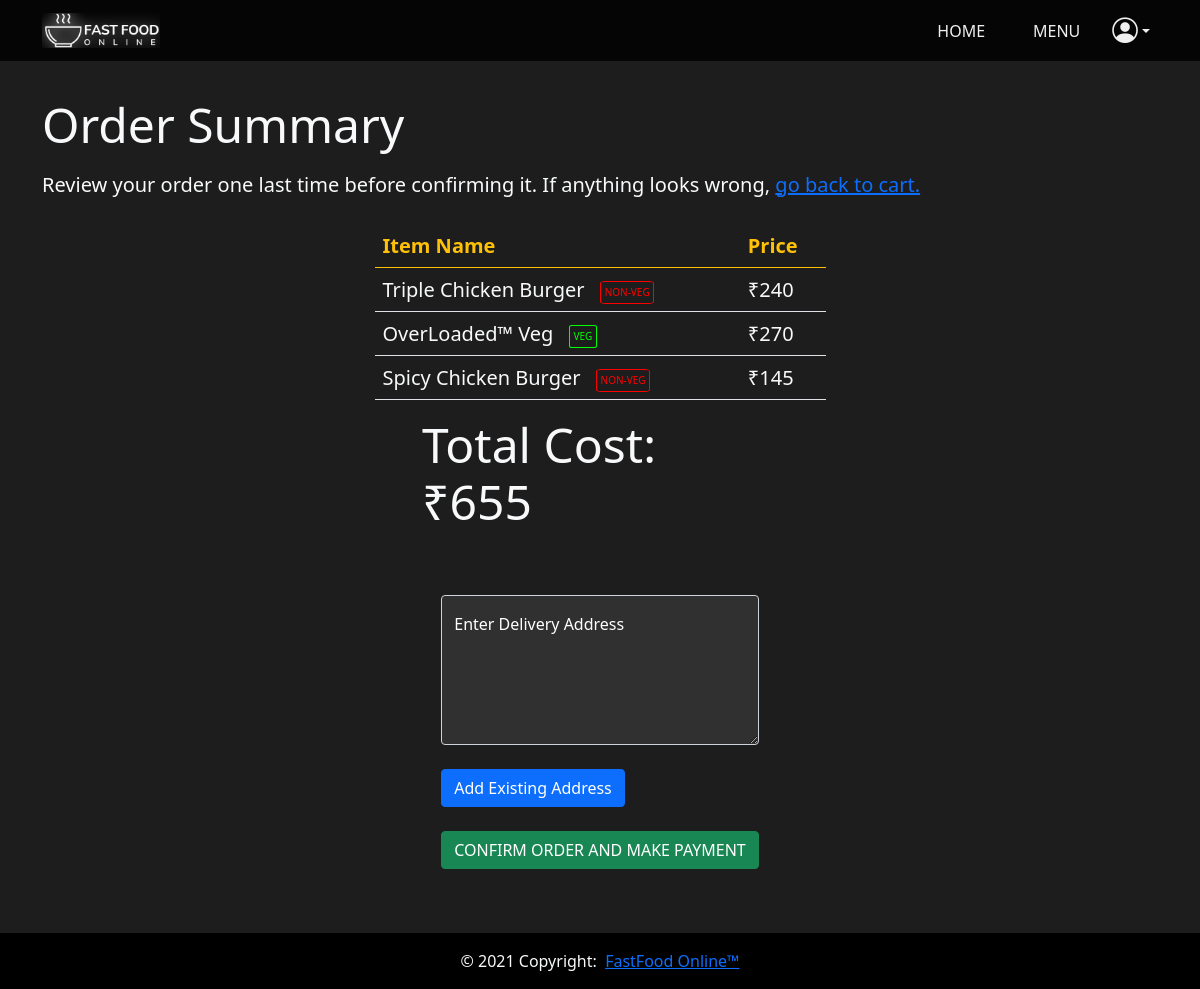
/ordersummary/ (signed in), run on the app's committed database.
### baseapp/models.py (models this page shows, shortened)
class Products(models.Model):
    ProductID = models.AutoField(primary_key=True)
    ProductName = models.CharField(max_length=200, null=True, blank=True)
    Stock = models.IntegerField()
    Category = models.CharField(max_length=200, null=True, blank=True)
    Price = models.IntegerField()
    Description = models.CharField(max_length=600, blank=True, null=True)
    Vegetarian = models.BooleanField(default=False)
    Image = models.ImageField(null= True, blank=True)

### baseapp/views.py (the view, shortened to what this page needs)
# urls.py: path('ordersummary/', views.summary, name='ordersummary'),
def summary(request):
    if request.user.is_authenticated:
        currentCustomer = Customer.objects.get(user=request.user)
        queryset = Cart.objects.filter(CustomerID=currentCustomer)
        cartitems = []
        for obj in queryset:
            cartitems.append(obj.ProductID)
        context = {'objects':cartitems}
        totalcost = 0
        for product in cartitems:
            totalcost += product.Price
        context['totalcost'] = totalcost
        context['cust'] = currentCustomer
        return render(request, 'baseapp/summary.html', context)
    return redirect(reverse('login'))

### baseapp/templates/baseapp/summary.html (shortened to what this page needs)
{% load static %}
<html lang="en">
<head>
    <link href="https://cdn.jsdelivr.net/npm/bootstrap@5.0.2/dist/css/bootstrap.min.css" rel="stylesheet">
    <link rel="stylesheet" href="https://cdn.jsdelivr.net/npm/bootstrap-icons@1.5.0/font/bootstrap-icons.css">
</head>
<body>
<div id="page-container">
<div id="content-wrap">
    <nav class="navbar navbar-expand-lg navbar-dark fixed-top">
        <div class="container">
          <a class="navbar-brand" href="{% url 'home' %}">
            <img src="{% static 'images/Logo.png' %}" alt="" height="35em">
          </a>
          <div class="collapse navbar-collapse justify-content-end" id="navbarNavAltMarkup">
            <div class="navbar-nav">
              <a class="nav-link d-flex align-items-center justify-content-center mx-3" href="{% url 'home' %}">HOME</a>
              <a class="nav-link d-flex align-items-center justify-content-center mx-3" href="{% url 'menu' %}">MENU</a>
              <a class="nav-link dropdown-toggle d-flex justify-content-center align-items-center" href="#" id="profileDrop" role="button" data-bs-toggle="dropdown" aria-expanded="false">
                <i id="profileIcon" style="font-size: 1.6em;" class="bi-person-circle"></i>
              </a>
            </div>
          </div>
        </div>
    </nav>
    <br><br>
    <br><br>
    <div class="container">
        <p class="display-5 text-light">Order Summary</p>
        <p class="lead text-light" style="display: inline;">Review your order one last time before confirming it. If anything looks wrong, </p><a class="lead" href="{% url 'cart' %}">go back to cart.</a> <br><br>
        <div class="row justify-content-center">
            <div class="col-8 col-md-5">
                <table class="table text-light">
                    <thead>
                        <tr>
                            <th scope="col" class="text-warning fs-5">Item Name</th>
                            <th scope="col" class="text-warning fs-5">Price</th>
                        </tr>
                    </thead>
                    <tbody>
                        {% for object in objects %}
                        <tr>
                            <td class="lead fs-5">
                                {{ object.ProductName }} &nbsp;
                                {% if object.Vegetarian %}
                                <p class="VegOrNot" style="border:solid 1px rgb(0, 255, 0); color: rgb(0, 255, 0); display: inline;">VEG</p>
                                {% else %}<p class="VegOrNot" style="border:solid 1px red; color: red; display: inline;">NON-VEG</p>{% endif %}
                            </td>
                            <td class="lead fs-5">₹{{ object.Price }}</td>
                        </tr>
                        {% endfor %}
                    </tbody>
                </table>
            </div>
        </div>
        <div class="row justify-content-center">
            <div class="col-4 d-flex justify-content-center">
                <p class="display-5 text-light">Total Cost: ₹{{ totalcost }}</p>
              </div>
            </div>
            <br><br>
            <div class="row justify-content-center">
              <div class="col-4 d-flex justify-content-center">
                <form action="" method="POST">
                  <div class="form-floating">
                    <textarea class="form-control text-light" id='AddressField' required placeholder="placeholder" name="Address" style="height: 150px"></textarea>
                    <label for="floatingTextarea2">Enter Delivery Address</label>
                    <br>
                    <a class="btn btn-primary" onclick="filladdress()">Add Existing Address</a>
                    <br><br>
                    <button type="submit" class="btn btn-success">CONFIRM ORDER AND MAKE PAYMENT</button>
                  </div>
                </form>
            </div>
        </div>
    </div>
</div>
</div>
  <footer id="footer" class="page-footer">
    <div class="footer-copyright text-center text-light py-3">© 2021 Copyright: &nbsp;<a href="{% url 'home' %}">FastFood Online™</a></div>
  </footer>
  </body>
</html>

### baseapp/templates/baseapp/summary.html (style rules this page uses)
footer { background-color: black; bottom: 0; }
nav { position: fixed; background-color: rgba(0, 0, 0, 0.8); }
.nav-link { color: #f0f0f0 !important; }
body { background-color: #1d1d1d !important; }
.VegOrNot { margin-top: 0.5rem; margin-bottom: 0.5rem; position: inherit; border-radius:10%; width: fit-content; font-size: x-small; padding: 1%; }
#page-container { position: relative; min-height: 100vh; }
#content-wrap { padding-bottom: 3rem; }
#footer { position: relative; bottom: 0; width: 100%; height: 3.5rem; }
.form-control { background-color: #303030; }
label { color: white; }
textarea { caret-color: white; color: white; }

### data on the page
Products: ProductName "Triple Chicken Burger", Vegetarian "NON-VEG", Price "240"
Products: ProductName "OverLoaded™ Veg", Vegetarian "VEG", Price "270"
Products: ProductName "Spicy Chicken Burger", Vegetarian "NON-VEG", Price "145"

### other printed values
{{ totalcost }} "655"
